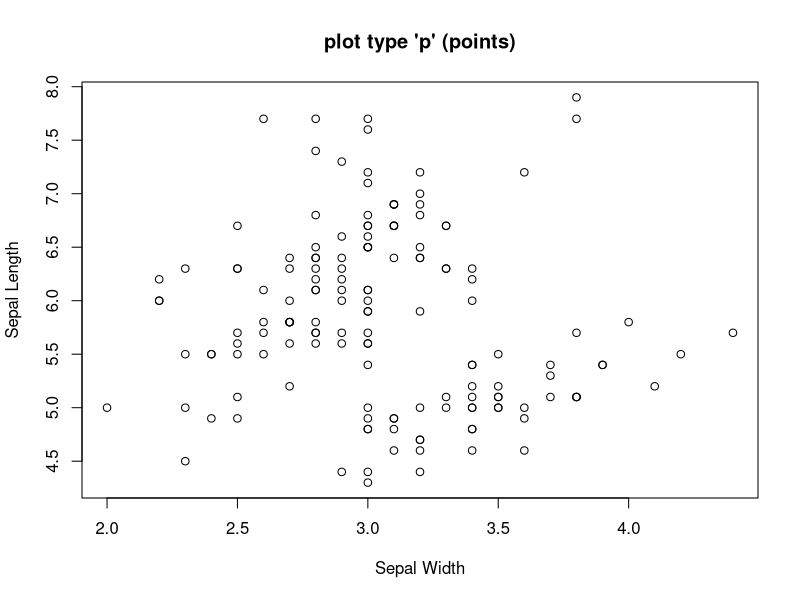
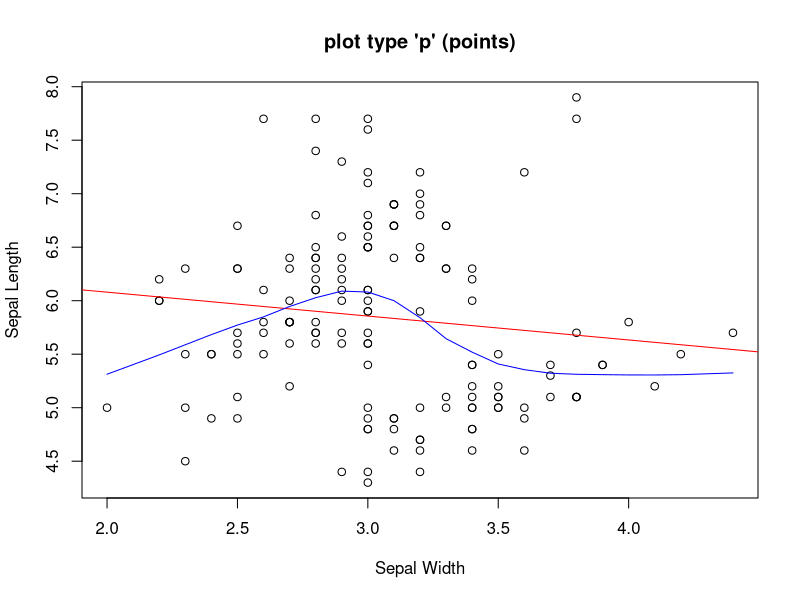
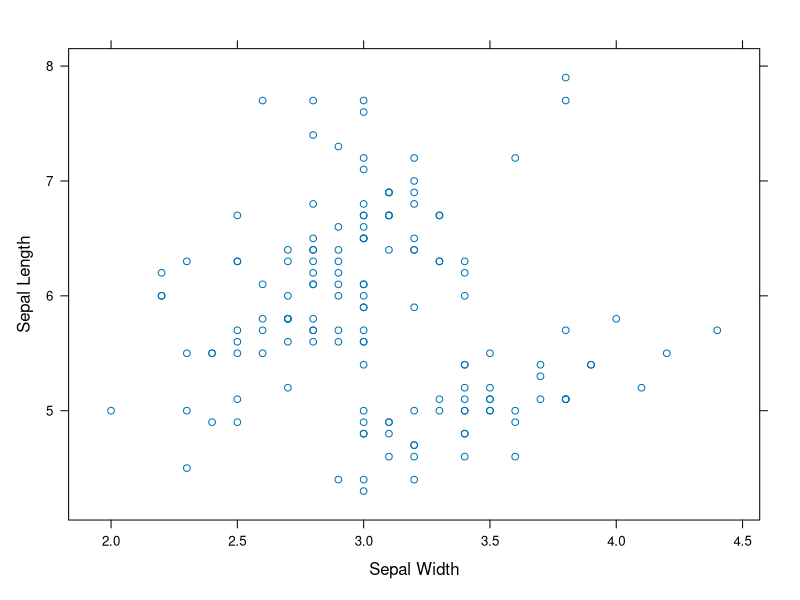
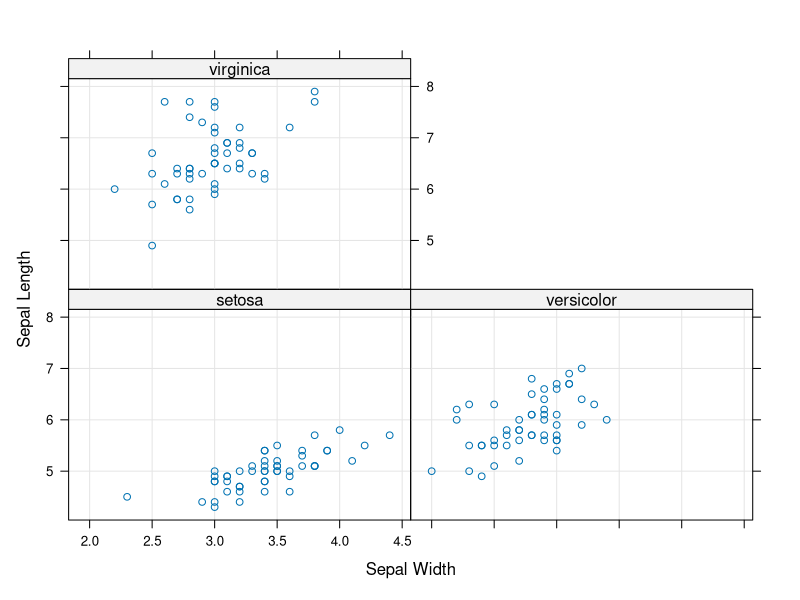
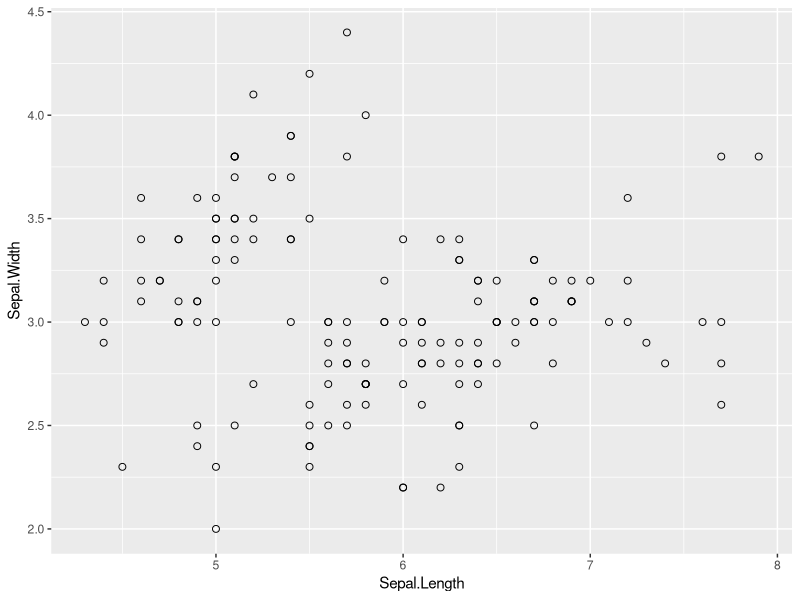

Source code (R) for these figures, in order:
## ---- chunk 1
# attach iris
attach(iris)
# inspect  iris data
str(iris)
## ---- chunk 2
# create scatterplot in base
plot(Sepal.Length ~ Sepal.Width, type = "p", data = iris, ylab = "Sepal Length", xlab = "Sepal Width", main = "plot type 'p' (points)")
## ---- chunk 3
# recreate plot
plot(Sepal.Length ~ Sepal.Width, type = "p", data = iris, ylab = "Sepal Length", xlab = "Sepal Width", main = "plot type 'p' (points)")
# add regression line
abline(lm(Sepal.Length ~ Sepal.Width), col="red") # regression line (y~x)
# add smoothed line
lines(lowess(Sepal.Width, Sepal.Length), col="blue") # lowess line (x,y)
## ---- chunk 4
# install and activate lattice package (remove # to activate code)
#install.packages("lattice") 
library(lattice)
## ---- chunk 5
# create scatterplot in lattice
xyplot(Sepal.Length ~ Sepal.Width, ylab = "Sepal Length", xlab = "Sepal Width")
## ---- chunk 6
# create scatterplots with in lattice
xyplot(Sepal.Length ~ Sepal.Width | Species, ylab = "Sepal Length", xlab = "Sepal Width", grid = TRUE)
## ---- chunk 7
# install and activate ggplot2 package (remove # to activate code)
#install.packages("ggplot2")
library(ggplot2)
## ---- chunk 8
ggplot(iris, aes(x=Sepal.Length, y= Sepal.Width)) +
  geom_point(size=2, shape=1)
